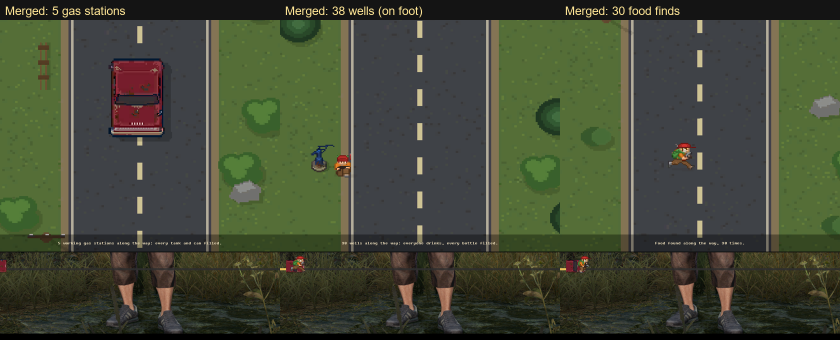
#> input picture Research/film-condense-test.png, 1680 x 680 px (shown at 1/2 size)
$ python anim_heli_cut.py ../Research/film-condense-test.png ../Research/find-scenes-test.png ../Research/find-scenes-test.png
#> lines starting #> are read from the running program, lines starting #| are printed output that depends on the picture; after the words box and inside, x2 and y2 are one past the last pixel; in counts of white or black regions, pixels touching at a corner belong together
"""Tools/anim_heli_cut.py (run by hand): Cut the heli crash out of the user's reference picture: the heli (greys, black outline, green glass) stays as it
is; the shadow on the grass (a darker olive, a big connected area) becomes a see-through black like the film's
shadows; the grass goes. Then down to a 128 x 128 sprite with crisp pixels."""
import sys
import numpy as np
from PIL import Image, ImageFilter

src, out, preview = sys.argv[1], sys.argv[2], sys.argv[3]
im = np.asarray(Image.open(src).convert('RGB')).astype(np.int32)
r, g, b = im[..., 0], im[..., 1], im[..., 2]
mx = np.maximum(r, g)
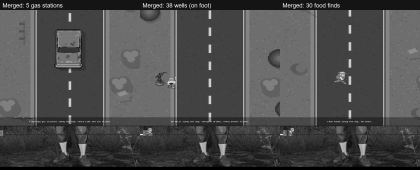
#> mx: shape (680, 1680) int32 (shown at 1/4 size); min 0, max 255, mean 76
lum = (r * 3 + g * 6 + b) // 10
yellow = (mx - b) / np.maximum(mx, 1)
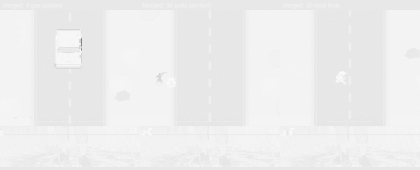
#> yellow: shape (680, 1680) float64 (shown at 1/4 size); min -10.5, max 1, mean 0.231; drawn with min black and max white
ground_lum = np.median(lum[yellow > 0.3])
#> ground_lum = 95

heli = (yellow < 0.27) | (lum < 42)
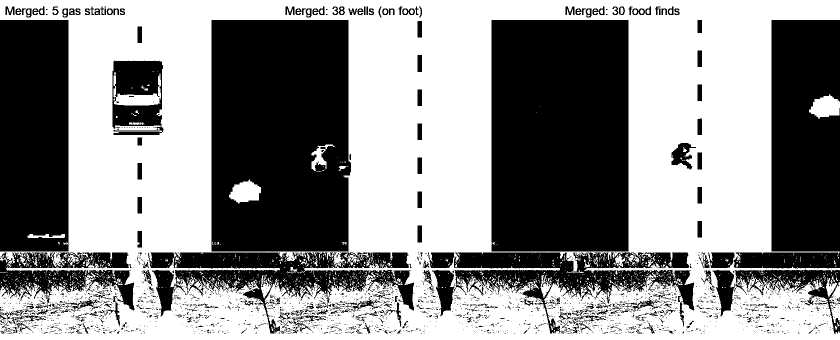
#> heli: shape (680, 1680) bool (shown at 1/2 size); 55.2% white; 2637 black regions (2414 under 20 px), largest, box (x1, y1, x2, y2) and area: (983, 40, 1257, 503) 126837, (423, 40, 702, 503) 123880, (0, 40, 137, 503) 62988


def clean(mask, close, open_, size):
    m = Image.fromarray((mask * 255).astype(np.uint8))
    for _ in range(close):
        m = m.filter(ImageFilter.MaxFilter(size))
    for _ in range(close):
        m = m.filter(ImageFilter.MinFilter(size))
    for _ in range(open_):
        m = m.filter(ImageFilter.MinFilter(size))
    for _ in range(open_):
        m = m.filter(ImageFilter.MaxFilter(size))
    return np.asarray(m) > 127


def biggest(mask, keep_min):
    """connected parts of the mask bigger than keep_min pixels (4-neighbour flood fill on a coarse grid)"""
    h, w = mask.shape
    seen = np.zeros_like(mask)
    keep = np.zeros_like(mask)
    for y0 in range(h):
        row = mask[y0] & ~seen[y0]
        xs = np.nonzero(row)[0]
        for x0 in xs:
            if seen[y0, x0]:
                continue
            stack = [(y0, x0)]
            seen[y0, x0] = True
            part = []
            while stack:
                y, x = stack.pop()
                part.append((y, x))
                for ny, nx in ((y + 1, x), (y - 1, x), (y, x + 1), (y, x - 1)):
                    if 0 <= ny < h and 0 <= nx < w and mask[ny, nx] and not seen[ny, nx]:
                        seen[ny, nx] = True
                        stack.append((ny, nx))
            if len(part) >= keep_min:
                for (y, x) in part:
                    keep[y, x] = True
    return keep


# work on a quarter-size grid for the masks (fast flood fill), then scale the masks back up
small = (im.shape[1] // 4, im.shape[0] // 4)


def down(mask):
    return np.asarray(Image.fromarray((mask * 255).astype(np.uint8)).resize(small, Image.BOX)) > 127


def up(mask):
    return np.asarray(Image.fromarray((mask * 255).astype(np.uint8)).resize((im.shape[1], im.shape[0]), Image.NEAREST)) > 127


h_s = down(heli)
h_s = biggest(h_s, 400)                       # the heli, not grey specks in the grass
#> the loop in biggest, `for y0 in range(h):` made 170 passes
#> xs on passes 43 to 45: [74], [71], [72, 73]
h_s = clean(h_s, 1, 0, 3)
heli = up(h_s) & (heli | up(clean(h_s, 0, 1, 3)))
#> heli: shape (680, 1680) bool; 57.3% white; 26 black regions (11 under 20 px), largest, box (x1, y1, x2, y2) and area: (860, 40, 1376, 596) 153713, (300, 40, 812, 596) 153614, (0, 40, 264, 608) 79913
shadow = (~heli) & (lum < ground_lum * 0.8)
#> shadow: shape (680, 1680) bool; 11.2% white; 173 white regions (135 under 20 px), largest, box (x1, y1, x2, y2) and area: (860, 469, 1376, 596) 33137, (300, 469, 812, 596) 28833, (0, 468, 260, 588) 19578
s_s = biggest(down(shadow), 300)              # the shadow is one big area; grass tufts are small
#> the loop in biggest (call 2), `for y0 in range(h):` made 170 passes
#> xs on passes 24, 31, 39: [19, 20, 21, 22, 23, 24], [19, 20, 21, 22, 23], [19, 20, 21, 22, 23, 24]
s_s = clean(s_s, 1, 1, 3)
shadow = up(s_s) & ~heli
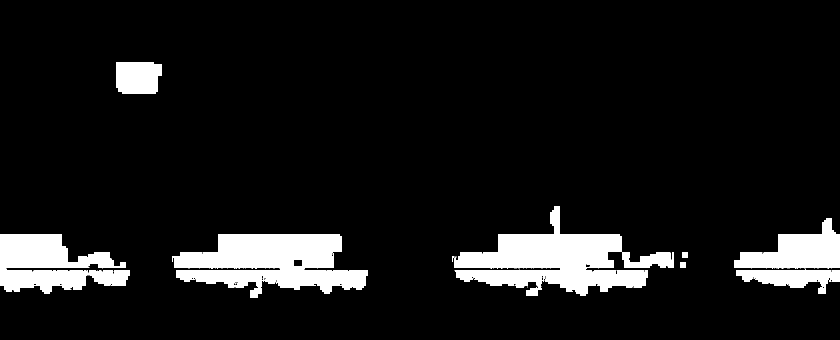
#> shadow: shape (680, 1680) bool (shown at 1/2 size); 9.6% white; 14 white regions (6 under 20 px), largest, box (x1, y1, x2, y2) and area: (904, 412, 1348, 592) 34921, (344, 468, 736, 596) 31264, (0, 468, 260, 588) 19921

ys, xs = np.nonzero(heli | shadow)
y0, y1, x0, x1 = ys.min(), ys.max() + 1, xs.min(), xs.max() + 1
#> y0 = 0; y1 = 680; x0 = 0; x1 = 1680
side = max(y1 - y0, x1 - x0)
#> side = 1680
cy, cx = (y0 + y1) // 2, (x0 + x1) // 2
#> cy = 340; cx = 840
y0, x0 = cy - side // 2, cx - side // 2
#> y0 = -500
rgba = np.zeros((side, side, 4), np.uint8)


def crop(a):
    pad = np.zeros((side, side) + a.shape[2:], a.dtype)
    sy0, sx0 = max(y0, 0), max(x0, 0)
    sy1, sx1 = min(y0 + side, a.shape[0]), min(x0 + side, a.shape[1])
    pad[sy0 - y0:sy1 - y0, sx0 - x0:sx1 - x0] = a[sy0:sy1, sx0:sx1]
    return pad


hc, sc, ic = crop(heli), crop(shadow), crop(im.astype(np.uint8))
#> in crop, `sy0, sx0 = max(y0, 0), max(x0, 0)`: sy0 = 0
#> in crop, `sy1, sx1 = min(y0 + side, a.shape[0]), min(x0 + side, a.shape[1])`: sy1 = 680; sx1 = 1680
#> in crop (call 2), `pad[sy0 - y0:sy1 - y0, sx0 - x0:sx1 - x0] = a[sy0:sy1, sx0:sx1]`:
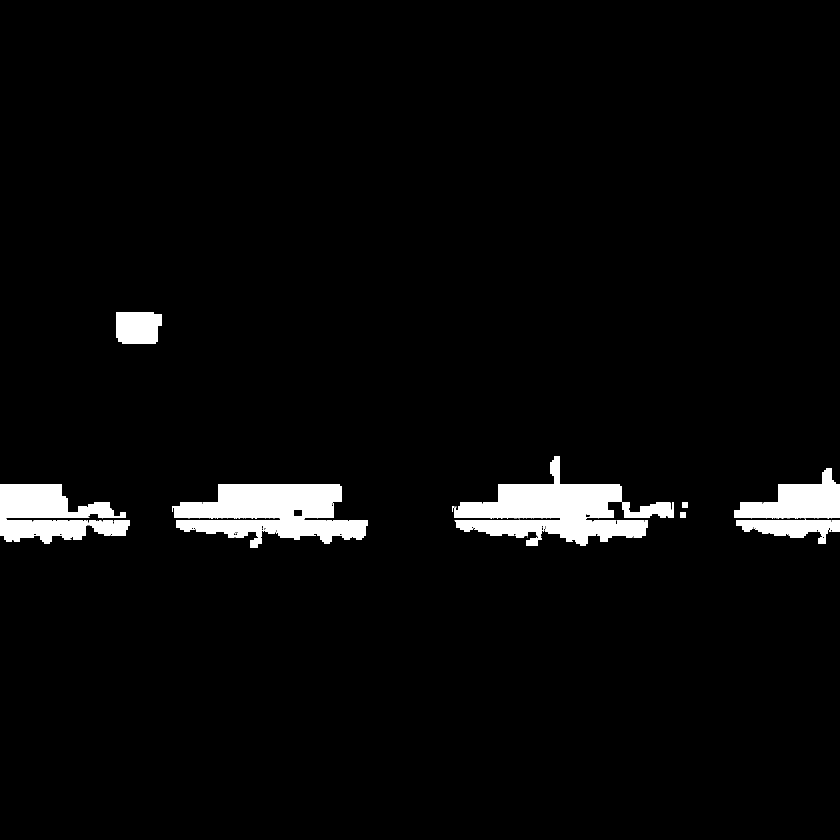
#> pad: shape (1680, 1680) bool (shown at 1/2 size); 3.9% white; 14 white regions (6 under 20 px), largest, box (x1, y1, x2, y2) and area: (904, 912, 1348, 1092) 34921, (344, 968, 736, 1096) 31264, (0, 968, 260, 1088) 19921
rgba[hc, :3] = ic[hc]
rgba[hc, 3] = 255
rgba[sc, :3] = 0
rgba[sc, 3] = 105
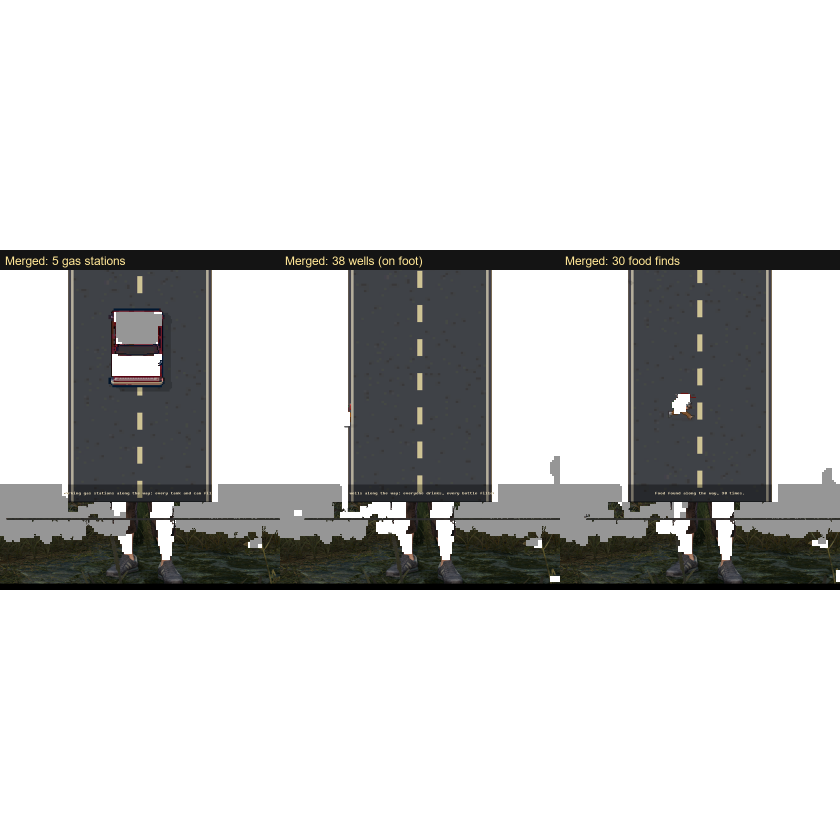
#> rgba: shape (1680, 1680, 4) (shown at 1/2 size); mean of channels 0, 1, 2, 3 12.9, 13.1, 12.7, 63.2; transparent parts drawn white
big = Image.fromarray(rgba, 'RGBA')

# down to 128: colours by area average of the heli pixels only, alpha decided per cell (crisp, no soft edge)
N = 128
cell = side / N
#> cell = 13.12
outa = np.zeros((N, N, 4), np.uint8)
for j in range(N):
    for i in range(N):
        a0, a1 = int(j * cell), max(int((j + 1) * cell), int(j * cell) + 1)
        b0, b1 = int(i * cell), max(int((i + 1) * cell), int(i * cell) + 1)
        blk = rgba[a0:a1, b0:b1].reshape(-1, 4)
        hp = blk[blk[:, 3] == 255]
        if len(hp) >= len(blk) * 0.45:
            # the cell's most common dark-or-light tone: the median keeps outlines black, not grey-blurred
            outa[j, i, :3] = np.median(hp[:, :3], axis=0)
            outa[j, i, 3] = 255
        elif (blk[:, 3] > 0).sum() >= len(blk) * 0.45:
            outa[j, i] = (0, 0, 0, 105)
res = Image.fromarray(outa, 'RGBA')
# a small palette: pixel-art flat colours
pal = res.convert('RGB').quantize(40, method=Image.Quantize.MEDIANCUT).convert('RGB')
res = Image.merge('RGBA', pal.split() + (res.split()[3],))
res.save(out)
g = Image.new('RGBA', (N * 4 + 20, N * 4 + 20), (132, 124, 76, 255))
#> g: PIL image 532x532 RGBA
g.alpha_composite(res.resize((N * 4, N * 4), Image.NEAREST), (10, 10))
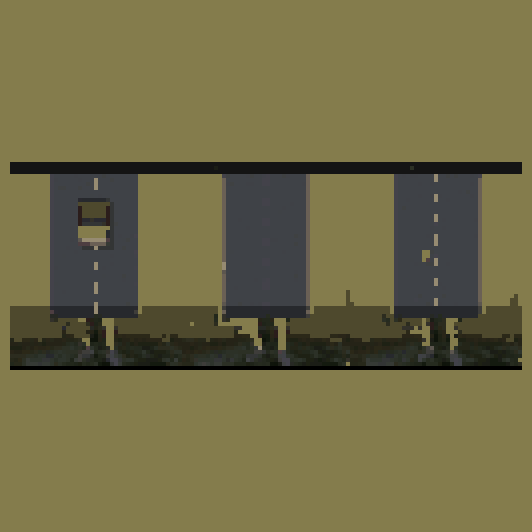
#> g: PIL image 532x532 RGBA; mean R, G, B, A 112.5, 106.7, 69.7, 255
g.save(preview)
print('crop', side, 'cell', round(cell, 2))
#| crop 1680 cell 13.12
